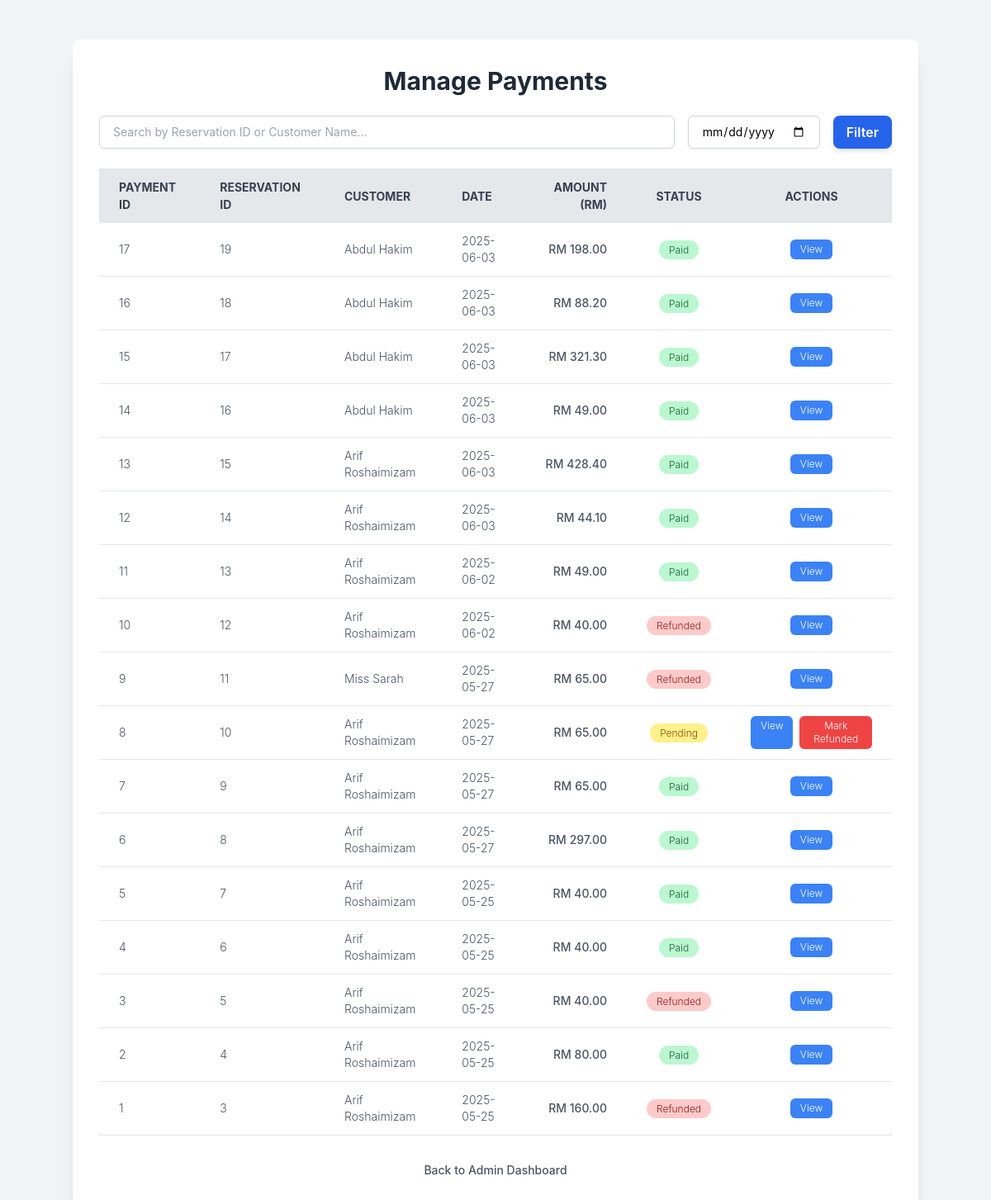
The app's page /admin/manage_payments.php (signed in) with its own data.
### tables this page shows
CREATE TABLE `payments` (
  `paymentID` int(11) NOT NULL,
  `reservationID` int(11) DEFAULT NULL,
  `paymentMethod` varchar(50) DEFAULT NULL,
  `amountPaid` decimal(10,2) DEFAULT NULL,
  `paymentDate` timestamp NOT NULL DEFAULT current_timestamp(),
  `paymentStatus` enum('pending','paid','refunded') DEFAULT 'pending'
);

CREATE TABLE `users` (
  `userID` int(11) NOT NULL,
  `fullName` varchar(100) DEFAULT NULL,
  `email` varchar(100) DEFAULT NULL,
  `phone` varchar(20) NOT NULL,
  `password` varchar(255) DEFAULT NULL,
  `role` enum('user','admin') DEFAULT 'user',
  `createdAt` timestamp NOT NULL DEFAULT current_timestamp()
);

### admin/manage_payments.php (the view, shortened to what this page needs)
<?php
include '../dbconfig.php';
$payments = [];
$query = "
    SELECT
        p.paymentID,
        p.reservationID,
        p.amountPaid,
        p.paymentDate,
        p.paymentStatus,
        r.userID,
        u.fullName AS customerName
    FROM
        payments p
    LEFT JOIN
        reservations r ON p.reservationID = r.reservationID
    LEFT JOIN
        users u ON r.userID = u.userID
    ORDER BY
        p.paymentDate DESC
";
$result = $conn->query($query);
if ($result) {
    while ($row = $result->fetch_assoc()) {
        $payments[] = $row;
    }
} else {
    $message = 'Error loading payments: ' . $conn->error;
    $messageType = 'error';
}
?>
<!DOCTYPE html>
<html lang="en">
<head>
    <script src="https://cdn.tailwindcss.com"></script>
</head>
<body class="bg-gray-100 min-h-screen flex flex-col items-center p-4">
    <div class="bg-white p-8 rounded-lg shadow-xl w-full max-w-5xl mt-8">
        <h1 class="text-3xl font-bold text-gray-800 mb-6 text-center">Manage Payments</h1>
        <div class="mb-6 flex flex-col sm:flex-row gap-4">
            <input type="text" placeholder="Search by Reservation ID or Customer Name..." class="flex-grow px-4 py-2 border border-gray-300 rounded-md shadow-sm focus:ring-blue-500 focus:border-blue-500 sm:text-sm">
            <input type="date" class="px-4 py-2 border border-gray-300 rounded-md shadow-sm focus:ring-blue-500 focus:border-blue-500 sm:text-sm">
            <button class="bg-blue-600 text-white py-2 px-4 rounded-lg text-md font-semibold hover:bg-blue-700 transition duration-300 shadow-md">Filter</button>
        </div>
        <div class="overflow-x-auto">
            <table class="min-w-full bg-white rounded-lg shadow-md">
                <thead>
                    <tr class="bg-gray-200 text-gray-700 uppercase text-sm leading-normal">
                        <th class="py-3 px-6 text-left">Payment ID</th>
                        <th class="py-3 px-6 text-left">Reservation ID</th>
                        <th class="py-3 px-6 text-left">Customer</th>
                        <th class="py-3 px-6 text-left">Date</th>
                        <th class="py-3 px-6 text-right">Amount (RM)</th>
                        <th class="py-3 px-6 text-center">Status</th>
                        <th class="py-3 px-6 text-center">Actions</th>
                    </tr>
                </thead>
                <tbody id="paymentsTableBody" class="text-gray-600 text-sm font-light">
                    <?php if (empty($payments)): ?>
                        <tr><td colspan="7" class="py-3 px-6 text-center text-gray-500">No payments found.</td></tr>
                    <?php else: ?>
                        <?php foreach ($payments as $payment): ?>
                            <tr class="border-b border-gray-200 hover:bg-gray-100">
                                <td class="py-3 px-6 text-left whitespace-nowrap"><?php echo htmlspecialchars($payment['paymentID']); ?></td>
                                <td class="py-3 px-6 text-left"><?php echo htmlspecialchars($payment['reservationID'] ?? 'N/A'); ?></td>
                                <td class="py-3 px-6 text-left"><?php echo htmlspecialchars($payment['customerName'] ?? 'N/A'); ?></td>
                                <td class="py-3 px-6 text-left"><?php echo htmlspecialchars(date('Y-m-d', strtotime($payment['paymentDate']))); ?></td>
                                <td class="py-3 px-6 text-right font-medium">RM <?php echo htmlspecialchars(number_format($payment['amountPaid'], 2)); ?></td>
                                <td class="py-3 px-6 text-center">
                                    <?php
                                        $statusClass = '';
                                        if ($payment['paymentStatus'] === 'paid') {
                                            $statusClass = 'bg-green-200 text-green-800';
                                        } elseif ($payment['paymentStatus'] === 'pending') {
                                            $statusClass = 'bg-yellow-200 text-yellow-800';
                                        } elseif ($payment['paymentStatus'] === 'refunded') {
                                            $statusClass = 'bg-red-200 text-red-800';
                                        }
                                    ?>
                                    <span class="<?php echo $statusClass; ?> py-1 px-3 rounded-full text-xs"><?php echo htmlspecialchars(ucfirst($payment['paymentStatus'])); ?></span>
                                </td>
                                <td class="py-3 px-6 text-center">
                                    <div class="flex item-center justify-center space-x-2">
                                        <a href="view_payment_details.php?payment_id=<?php echo htmlspecialchars($payment['paymentID']); ?>" class="bg-blue-500 text-white py-1 px-3 rounded-md text-xs hover:bg-blue-600 transition duration-300">View</a>
                                        <?php if ($payment['paymentStatus'] === 'pending'): ?>
                                            <form method="POST" style="display:inline;" onsubmit="return confirm('Are you sure you want to mark this payment as refunded?');">
                                                <button type="submit" class="bg-red-500 text-white py-1 px-3 rounded-md text-xs hover:bg-red-600 transition duration-300">Mark Refunded</button>
                                            </form>
                                        <?php endif; ?>
                                    </div>
                                </td>
                            </tr>
                        <?php endforeach; ?>
                    <?php endif; ?>
                </tbody>
            </table>
        </div>
        <p class="mt-8 text-center text-sm text-gray-600">
            <a href="admin_dashboard.php" class="font-medium text-gray-600 hover:text-gray-800">Back to Admin Dashboard</a>
        </p>
    </div>
</body>
</html>

### admin/manage_payments.php (style rules this page uses)
body { font-family: 'Inter', sans-serif; }

### records on screen
payments: paymentID "17", reservationID "19", users.fullName "Abdul Hakim", paymentDate "2025-06-03", amountPaid "198.00", paymentStatus "Paid"
payments: paymentID "16", reservationID "18", users.fullName "Abdul Hakim", paymentDate "2025-06-03", amountPaid "88.20", paymentStatus "Paid"
payments: paymentID "15", reservationID "17", users.fullName "Abdul Hakim", paymentDate "2025-06-03", amountPaid "321.30", paymentStatus "Paid"
payments: paymentID "14", reservationID "16", users.fullName "Abdul Hakim", paymentDate "2025-06-03", amountPaid "49.00", paymentStatus "Paid"
payments: paymentID "13", reservationID "15", users.fullName "Arif Roshaimizam", paymentDate "2025-06-03", amountPaid "428.40", paymentStatus "Paid"
payments: paymentID "12", reservationID "14", users.fullName "Arif Roshaimizam", paymentDate "2025-06-03", amountPaid "44.10", paymentStatus "Paid"
payments: paymentID "11", reservationID "13", users.fullName "Arif Roshaimizam", paymentDate "2025-06-02", amountPaid "49.00", paymentStatus "Paid"
payments: paymentID "10", reservationID "12", users.fullName "Arif Roshaimizam", paymentDate "2025-06-02", amountPaid "40.00", paymentStatus "Refunded"
payments: paymentID "9", reservationID "11", users.fullName "Miss Sarah", paymentDate "2025-05-27", amountPaid "65.00", paymentStatus "Refunded"
payments: paymentID "8", reservationID "10", users.fullName "Arif Roshaimizam", paymentDate "2025-05-27", amountPaid "65.00", paymentStatus "Pending"
payments: paymentID "7", reservationID "9", users.fullName "Arif Roshaimizam", paymentDate "2025-05-27", amountPaid "65.00", paymentStatus "Paid"
payments: paymentID "6", reservationID "8", users.fullName "Arif Roshaimizam", paymentDate "2025-05-27", amountPaid "297.00", paymentStatus "Paid"
payments: paymentID "5", reservationID "7", users.fullName "Arif Roshaimizam", paymentDate "2025-05-25", amountPaid "40.00", paymentStatus "Paid"
payments: paymentID "4", reservationID "6", users.fullName "Arif Roshaimizam", paymentDate "2025-05-25", amountPaid "40.00", paymentStatus "Paid"
payments: paymentID "3", reservationID "5", users.fullName "Arif Roshaimizam", paymentDate "2025-05-25", amountPaid "40.00", paymentStatus "Refunded"
payments: paymentID "2", reservationID "4", users.fullName "Arif Roshaimizam", paymentDate "2025-05-25", amountPaid "80.00", paymentStatus "Paid"
payments: paymentID "1", reservationID "3", users.fullName "Arif Roshaimizam", paymentDate "2025-05-25", amountPaid "160.00", paymentStatus "Refunded"
